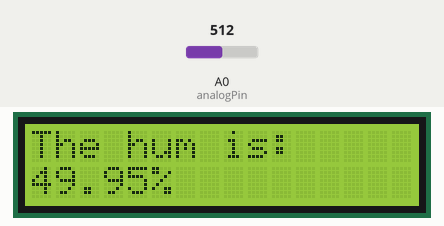
Recording of a sketch running on a simulated ATtiny85, built with avr-gcc and run on an emulated ATtiny85. Shown: 16×2 character LCD. The test bench sets the inputs (shaded band); at power-on: A0 (analogPin) = 512. What the sketch prints to the serial monitor is not drawn.

Above: at 1.2 s.
1.3 s: A0 (analogPin) set to 913
At 2.4 s:
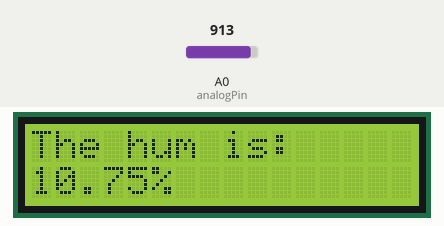
2.9 s: A0 (analogPin) set to 937
At 4.0 s:
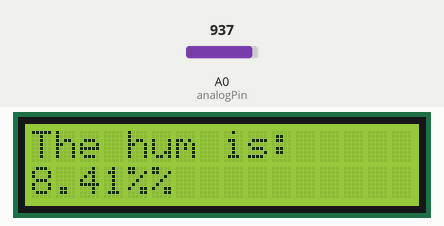
4.4 s: A0 (analogPin) set to 900
At 5.5 s:
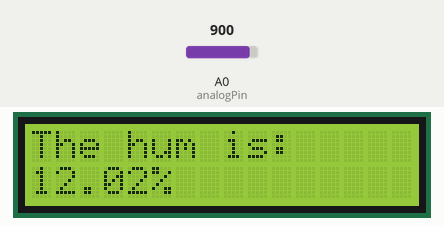
Timing chart, 0 to 7.4 s (numbered marks = the images above; inputs shaded):
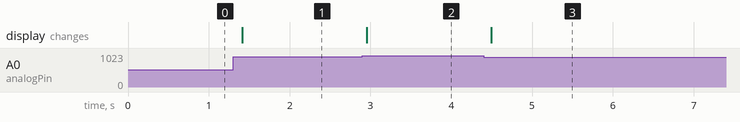

Measured:
- the behaviour switches between 920 and 921 on A0 (analogPin) (found by bisection; images 1 and 2)
- after the input at 1.3 s, the display: changes after 0.11 s (image 1)
- after the input at 2.9 s, the display: changes after 0.06 s (image 2)
- after the input at 4.4 s, the display: changes after 0.10 s (image 3)

The sketch:

AutomaticWateringSystem.ino
```cpp
// (licence header left out)
#include <Wire.h>
#include "LCD.h"
#include "LiquidCrystal_I2C.h"
int analogPin=A0;
int WaterPumpPin=8;
float i=0;
float j=0;
LiquidCrystal_I2C lcd(0x27,2,1,0,4,5,6,7); // 0x27 is the I2C bus address for an unmodified backpack
void setup()
{ // activate LCD module
  lcd.begin (16,2); // for 16 x 2 LCD module
  lcd.setBacklightPin(3,POSITIVE);
  lcd.setBacklight(HIGH);
  //这个引脚就是我们读取土壤湿度传感器的I2C信息桥
  pinMode(analogPin,INPUT);

  pinMode(WaterPumpPin,OUTPUT);
  digitalWrite(WaterPumpPin,LOW);
  Serial.begin(9600);
}

void loop() {
    float data=analogRead(analogPin);  //这个引脚会获得经过土壤湿度传感器之后的电位 这个电位会随着土壤湿度而变化
      Serial.println(data);
    i=data/1023;
    j=(1-i)*100;
    lcd.setCursor(0, 0);
    lcd.print("The hum is: ");
    // set the cursor to column 0, line 1
    // (note: line 1 is the second row, since counting begins with 0):
    lcd.setCursor(0, 1);
    // print the number of seconds since reset:
    lcd.print((float)j, 2);
    lcd.print("%");
    delay(200);
    if(data>800)
    {
      digitalWrite(WaterPumpPin,HIGH);
     }
     else
     {
       digitalWrite(WaterPumpPin,LOW);
      }
}
```

LCD.cpp
```cpp
// (licence header left out)
#include <stdio.h>
#include <string.h>
#include <inttypes.h>

#if (ARDUINO <  100)
#include <WProgram.h>
#else
#include <Arduino.h>
#endif

//extern "C" void __cxa_pure_virtual() { while (1); }
#include "LCD.h"


// CLASS CONSTRUCTORS
// ---------------------------------------------------------------------------
// Constructor
LCD::LCD ()
{

}

// PUBLIC METHODS
// ---------------------------------------------------------------------------
// When the display powers up, it is configured as follows:
// 0. LCD starts in 8 bit mode
// 1. Display clear
// 2. Function set:
//    DL = 1; 8-bit interface data
//    N = 0; 1-line display
//    F = 0; 5x8 dot character font
// 3. Display on/off control:
//    D = 0; Display off
//    C = 0; Cursor off
//    B = 0; Blinking off
// 4. Entry mode set:
//    I/D = 1; Increment by 1
//    S = 0; No shift
//
// Note, however, that resetting the Arduino doesn't reset the LCD, so we
// can't assume that its in that state when a application starts (and the
// LiquidCrystal constructor is called).
// A call to begin() will reinitialize the LCD.
//
void LCD::begin(uint8_t cols, uint8_t lines, uint8_t dotsize)
{
   if (lines > 1)
   {
      _displayfunction |= LCD_2LINE;
   }
   _numlines = lines;
   _cols = cols;

   // for some 1 line displays you can select a 10 pixel high font
   // ------------------------------------------------------------
   if ((dotsize != LCD_5x8DOTS) && (lines == 1))
   {
      _displayfunction |= LCD_5x10DOTS;
   }

   // SEE PAGE 45/46 FOR INITIALIZATION SPECIFICATION!
   // according to datasheet, we need at least 40ms after power rises above 2.7V
   // before sending commands. Arduino can turn on way before 4.5V so we'll wait
   // 50
   // ---------------------------------------------------------------------------
   delay (100); // 100ms delay

   //put the LCD into 4 bit or 8 bit mode
   // -------------------------------------
   if (! (_displayfunction & LCD_8BITMODE))
   {
      // this is according to the hitachi HD44780 datasheet
      // figure 24, pg 46

      // we start in 8bit mode, try to set 4 bit mode
      // Special case of "Function Set"
      send(0x03, FOUR_BITS);
      delayMicroseconds(4500); // wait min 4.1ms

      // second try
      send ( 0x03, FOUR_BITS );
      delayMicroseconds(150); // wait min 100us

      // third go!
      send( 0x03, FOUR_BITS );
      delayMicroseconds(150); // wait min of 100us

      // finally, set to 4-bit interface
      send ( 0x02, FOUR_BITS );
      delayMicroseconds(150); // wait min of 100us

   }
   else
   {
      // this is according to the hitachi HD44780 datasheet
      // page 45 figure 23

      // Send function set command sequence
      command(LCD_FUNCTIONSET | _displayfunction);
      delayMicroseconds(4500);  // wait more than 4.1ms

      // second try
      command(LCD_FUNCTIONSET | _displayfunction);
      delayMicroseconds(150);

      // third go
      command(LCD_FUNCTIONSET | _displayfunction);
      delayMicroseconds(150);

   }

   // finally, set # lines, font size, etc.
   command(LCD_FUNCTIONSET | _displayfunction);
   delayMicroseconds ( 60 );  // wait more

   // turn the display on with no cursor or blinking default
   _displaycontrol = LCD_DISPLAYON | LCD_CURSOROFF | LCD_BLINKOFF;
   display();

   // clear the LCD
   clear();

   // Initialize to default text direction (for romance languages)
   _displaymode = LCD_ENTRYLEFT | LCD_ENTRYSHIFTDECREMENT;
   // set the entry mode
   command(LCD_ENTRYMODESET | _displaymode);

   backlight();

}

// Common LCD Commands
// ---------------------------------------------------------------------------
void LCD::clear()
{
   command(LCD_CLEARDISPLAY);             // clear display, set cursor position to zero
   delayMicroseconds(HOME_CLEAR_EXEC);    // this command is time consuming
}

void LCD::home()
{
   command(LCD_RETURNHOME);             // set cursor position to zero
   delayMicroseconds(HOME_CLEAR_EXEC);  // This command is time consuming
}

void LCD::setCursor(uint8_t col, uint8_t row)
{
   const byte row_offsetsDef[]   = { 0x00, 0x40, 0x14, 0x54 }; // For regular LCDs
   const byte row_offsetsLarge[] = { 0x00, 0x40, 0x10, 0x50 }; // For 16x4 LCDs

   if ( row >= _numlines )
   {
      row = _numlines-1;    // rows start at 0
   }

   // 16x4 LCDs have special memory map layout
   // ----------------------------------------
   if ( _cols == 16 && _numlines == 4 )
   {
      command(LCD_SETDDRAMADDR | (col + row_offsetsLarge[row]));
   }
   else
   {
      command(LCD_SETDDRAMADDR | (col + row_offsetsDef[row]));
   }

}

// Turn the display on/off
void LCD::noDisplay()
{
   _displaycontrol &= ~LCD_DISPLAYON;
   command(LCD_DISPLAYCONTROL | _displaycontrol);
}

void LCD::display()
{
   _displaycontrol |= LCD_DISPLAYON;
   command(LCD_DISPLAYCONTROL | _displaycontrol);
}

// Turns the underline cursor on/off
void LCD::noCursor()
{
   _displaycontrol &= ~LCD_CURSORON;
   command(LCD_DISPLAYCONTROL | _displaycontrol);
}
void LCD::cursor()
{
   _displaycontrol |= LCD_CURSORON;
   command(LCD_DISPLAYCONTROL | _displaycontrol);
}

// Turns on/off the blinking cursor
void LCD::noBlink()
{
   _displaycontrol &= ~LCD_BLINKON;
   command(LCD_DISPLAYCONTROL | _displaycontrol);
}

void LCD::blink()
{
   _displaycontrol |= LCD_BLINKON;
   command(LCD_DISPLAYCONTROL | _displaycontrol);
}

// These commands scroll the display without changing the RAM
void LCD::scrollDisplayLeft(void)
{
   command(LCD_CURSORSHIFT | LCD_DISPLAYMOVE | LCD_MOVELEFT);
}

void LCD::scrollDisplayRight(void)
{
   command(LCD_CURSORSHIFT | LCD_DISPLAYMOVE | LCD_MOVERIGHT);
}

// This is for text that flows Left to Right
void LCD::leftToRight(void)
{
   _displaymode |= LCD_ENTRYLEFT;
   command(LCD_ENTRYMODESET | _displaymode);
}

// This is for text that flows Right to Left
void LCD::rightToLeft(void)
{
   _displaymode &= ~LCD_ENTRYLEFT;
   command(LCD_ENTRYMODESET | _displaymode);
}

// This method moves the cursor one space to the right
void LCD::moveCursorRight(void)
{
   command(LCD_CURSORSHIFT | LCD_CURSORMOVE | LCD_MOVERIGHT);
}

// This method moves the cursor one space to the left
void LCD::moveCursorLeft(void)
{
   command(LCD_CURSORSHIFT | LCD_CURSORMOVE | LCD_MOVELEFT);
}


// This will 'right justify' text from the cursor
void LCD::autoscroll(void)
{
   _displaymode |= LCD_ENTRYSHIFTINCREMENT;
   command(LCD_ENTRYMODESET | _displaymode);
}

// This will 'left justify' text from the cursor
void LCD::noAutoscroll(void)
{
   _displaymode &= ~LCD_ENTRYSHIFTINCREMENT;
   command(LCD_ENTRYMODESET | _displaymode);
}

// Write to CGRAM of new characters
void LCD::createChar(uint8_t location, uint8_t charmap[])
{
   location &= 0x7;            // we only have 8 locations 0-7

   command(LCD_SETCGRAMADDR | (location << 3));
   delayMicroseconds(30);

   for (uint8_t i = 0; i < 8; i++)
   {
      write(charmap[i]);      // call the virtual write method
      delayMicroseconds(40);
   }
}

#ifdef __AVR__
void LCD::createChar(uint8_t location, const char *charmap)
{
   location &= 0x7;   // we only have 8 memory locations 0-7

   command(LCD_SETCGRAMADDR | (location << 3));
   delayMicroseconds(30);

   for (uint8_t i = 0; i < 8; i++)
   {
      write(pgm_read_byte_near(charmap++));
      delayMicroseconds(40);
   }
}
#endif // __AVR__

//
// Switch on the backlight
void LCD::backlight ( void )
{
   setBacklight(255);
}

//
// Switch off the backlight
void LCD::noBacklight ( void )
{
   setBacklight(0);
}

//
// Switch fully on the LCD (backlight and LCD)
void LCD::on ( void )
{
   display();
   backlight();
}

//
// Switch fully off the LCD (backlight and LCD)
void LCD::off ( void )
{
   noBacklight();
   noDisplay();
}

// General LCD commands - generic methods used by the rest of the commands
// ---------------------------------------------------------------------------
void LCD::command(uint8_t value)
{
   send(value, COMMAND);
}

#if (ARDUINO <  100)
void LCD::write(uint8_t value)
{
   send(value, LCD_DATA);
}
#else
size_t LCD::write(uint8_t value)
{
   send(value, LCD_DATA);
   return 1;             // assume OK
}
#endif
```

Source omitted: LCD.h (18364 bytes)
